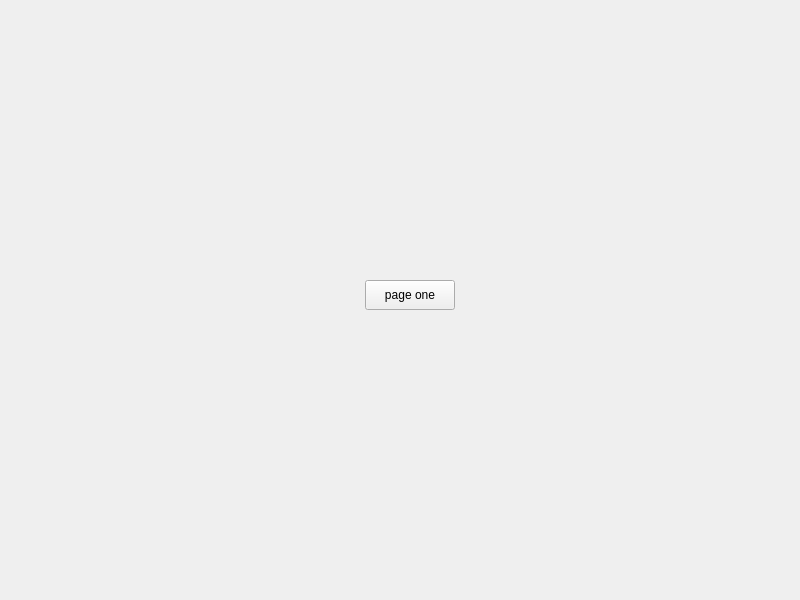
<?xml version="1.0" encoding="UTF-8"?>
<ui version="4.0">
 <class>MainWindow</class>
 <widget class="QWidget" name="MainWindow">
  <property name="geometry">
   <rect>
    <x>0</x>
    <y>0</y>
    <width>800</width>
    <height>600</height>
   </rect>
  </property>
  <property name="windowTitle">
   <string>MyApp</string>
  </property>
  <property name="windowIcon">
   <iconset resource="../resource/resource.qrc">
    <normaloff>:/resource/images/logo.png</normaloff>:/resource/images/logo.png</iconset>
  </property>
  <layout class="QHBoxLayout" name="main_layout">
   <property name="spacing">
    <number>0</number>
   </property>
   <property name="leftMargin">
    <number>0</number>
   </property>
   <property name="topMargin">
    <number>40</number>
   </property>
   <property name="rightMargin">
    <number>0</number>
   </property>
   <property name="bottomMargin">
    <number>0</number>
   </property>
   <item>
    <widget class="PopUpAniStackedWidget" name="stackedWidget">
     <property name="currentIndex">
      <number>0</number>
     </property>
     <widget class="QWidget" name="page_1">
      <property name="styleSheet">
       <string notr="true"/>
      </property>
      <widget class="PushButton" name="pushButton">
       <property name="geometry">
        <rect>
         <x>365</x>
         <y>240</y>
         <width>90</width>
         <height>30</height>
        </rect>
       </property>
       <property name="text">
        <string>page one</string>
       </property>
      </widget>
     </widget>
     <widget class="QWidget" name="page_2">
      <property name="styleSheet">
       <string notr="true"/>
      </property>
      <widget class="PushButton" name="pushButton_2">
       <property name="geometry">
        <rect>
         <x>365</x>
         <y>240</y>
         <width>90</width>
         <height>30</height>
        </rect>
       </property>
       <property name="text">
        <string>page two</string>
       </property>
      </widget>
     </widget>
     <widget class="QWidget" name="setting_page">
      <layout class="QHBoxLayout" name="horizontalLayout_2">
       <property name="spacing">
        <number>0</number>
       </property>
       <property name="leftMargin">
        <number>0</number>
       </property>
       <property name="topMargin">
        <number>0</number>
       </property>
       <property name="rightMargin">
        <number>0</number>
       </property>
       <property name="bottomMargin">
        <number>0</number>
       </property>
       <item>
        <layout class="QVBoxLayout" name="setting_layout">
         <property name="spacing">
          <number>0</number>
         </property>
        </layout>
       </item>
      </layout>
     </widget>
    </widget>
   </item>
  </layout>
 </widget>
 <customwidgets>
  <customwidget>
   <class>PushButton</class>
   <extends>QPushButton</extends>
   <header>qfluentwidgets</header>
  </customwidget>
  <customwidget>
   <class>PopUpAniStackedWidget</class>
   <extends>QStackedWidget</extends>
   <header>components/my_stacked_widgets</header>
   <container>1</container>
  </customwidget>
 </customwidgets>
 <resources>
  <include location="../resource/resource.qrc"/>
 </resources>
 <connections/>
</ui>
